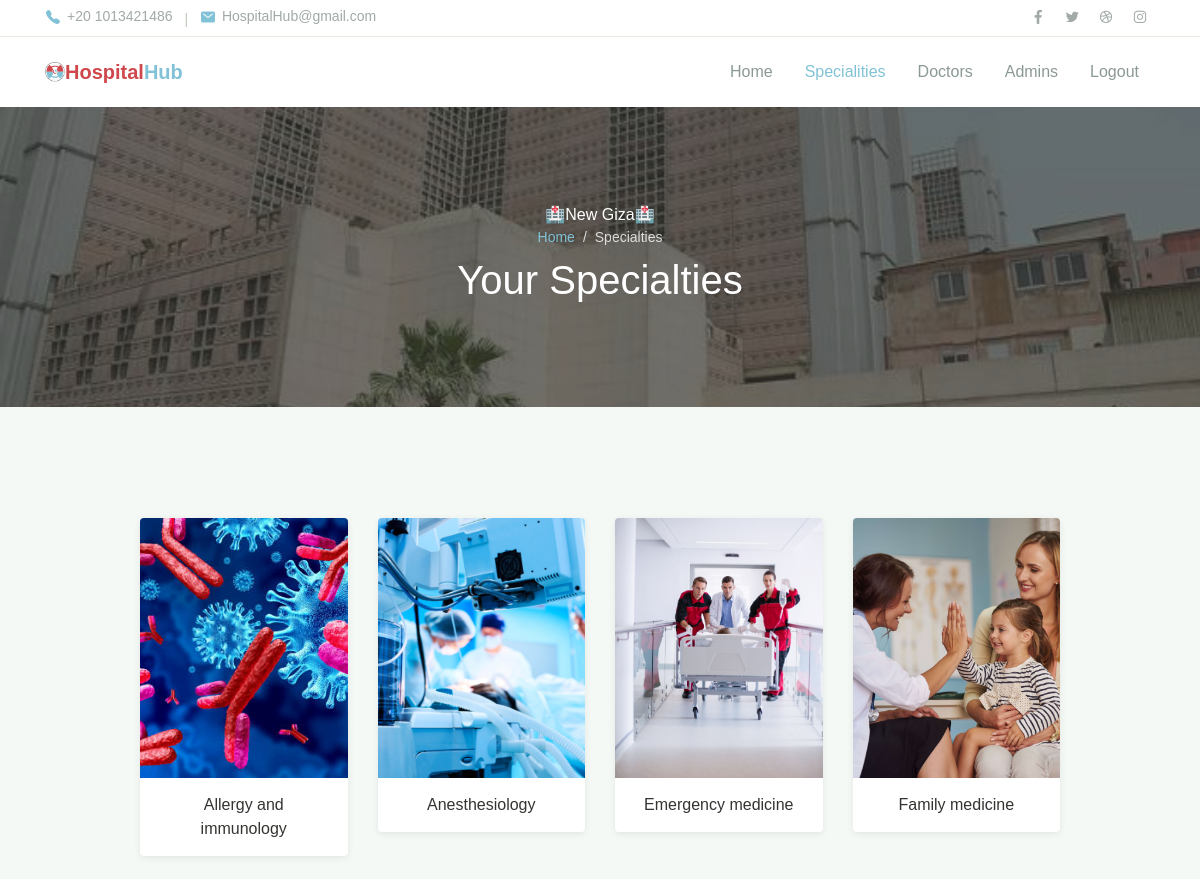
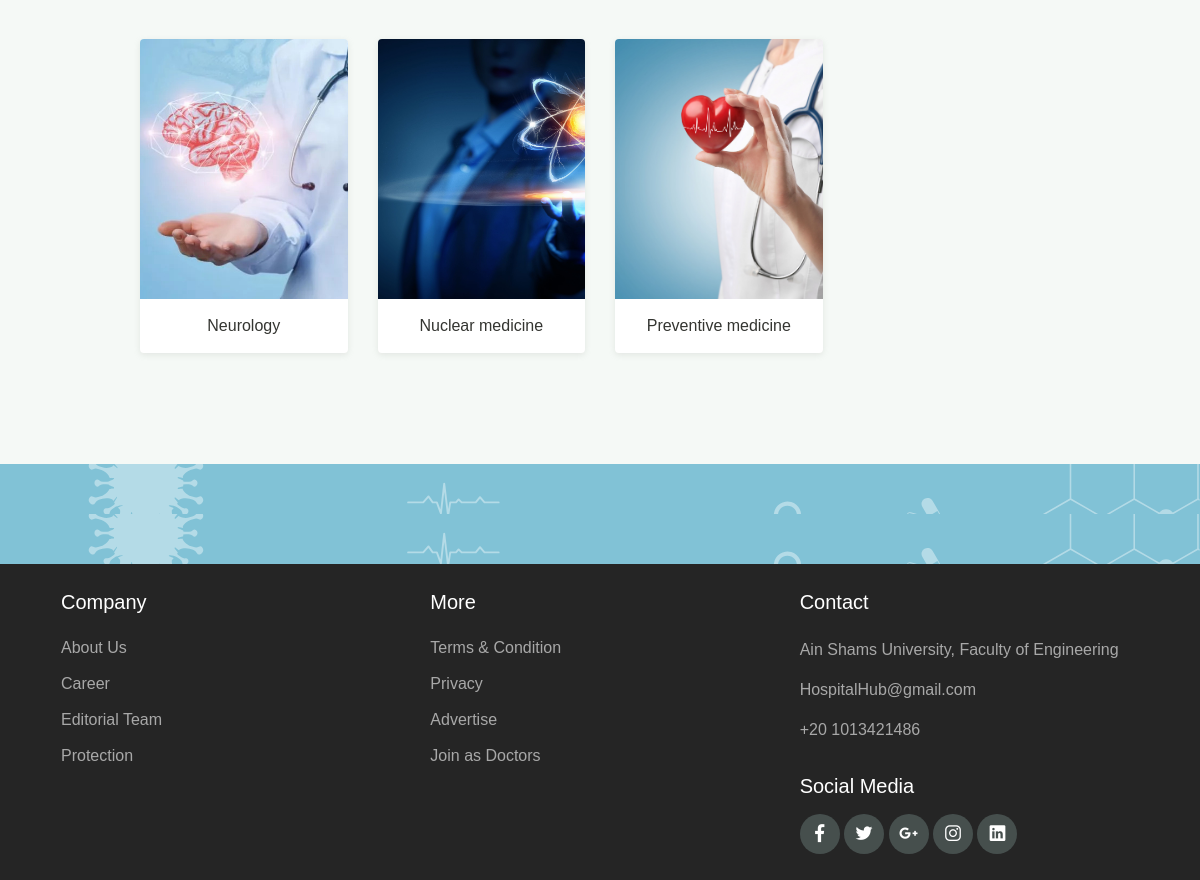
Page /hospital_hub/admin/specialities (signed in) on the committed database (2 pictures, top to bottom).
### hospital_hub/models.py (models this page shows, shortened)
class Hospital(models.Model):
    name = models.CharField(max_length=100)
    city = models.ForeignKey(City, on_delete=models.PROTECT, null=True)
    specialities = models.ManyToManyField(Speciality, blank=True, null=True)
    image = models.ImageField(
        upload_to="media/", null=True, default="media/no_hospital_img.png")

class Speciality(models.Model):
    name = models.CharField(max_length=100, unique=True)
    image = models.ImageField(upload_to="media/", null=True, default=None)
    def __str__(self):
        return self.name

### hospital_hub/views.py (the view)
# urls.py: path('admin/specialities', views.Admin.ViewSpecialities,
    def ViewSpecialities(request):
        if not request.user.is_authenticated:
            return HttpResponseRedirect(reverse('admin_login'))
        elif not request.user.is_admin:
            return HttpResponseRedirect(reverse('home'))
        hospital = request.user.my_admin.first().hospital
        specialities = hospital.specialities.all()
        specialities_with_doctors_dependet = []
        for speciality in specialities:
            doctors = DoctorModel.objects.filter(
                hospital=hospital, speciality=speciality , is_employed=True)
            specialities_with_doctors_dependet.append([speciality, doctors])
        if specialities.count() == 0:
            return render(request, "hospital_hub/Admin/view_specialities.html", {
                "specialities": None,
                "hospital_name": request.user.my_admin.first().hospital.name,
            })
        else:
            return render(request, "hospital_hub/Admin/view_specialities.html", {
                "specialities": specialities_with_doctors_dependet,
                "hospital_name": request.user.my_admin.first().hospital.name,
            })

### hospital_hub/models.py (called while the page is built)
    @property
    def is_admin(self):
        return self.admin

### hospital_hub/templates/hospital_hub/Admin/view_specialities.html (shortened to what this page needs)
{%extends 'hospital_hub/Admin/admin_layout.html'%}
{%load static%}
{%block body%}
<header>
    <nav class="navbar navbar-expand-lg navbar-light shadow-sm">
        <div class="container">
            <img src="{%static 'hospital_hub/assets/img/logo2.png'%}" alt="" style="width:20px;">
            <a style="color:#81C2D6" class="navbar-brand" href="#"><span class="text-primary2">Hospital</span>Hub </a>
            <div class="collapse navbar-collapse" id="navbarSupport">
                <ul class="navbar-nav ml-auto">
                    <li class="nav-item ">
                        <a class="nav-link" href="{%url 'admin_home'%}">Home</a>
                    </li>
                        <li class="nav-item active">
                            <a class="nav-link " href="{%url 'view_specialities'%}">Specialities</a>
                        </li>
                    <li class="nav-item">
                        <a class="nav-link" href="{%url 'admin_view_doctors'%}">Doctors</a>
                    </li>
                    <li class="nav-item">
                        <a class="nav-link" href="{%url 'admin_view_admins'%}">Admins</a>
                    </li>
                    <li class="nav-item">
                        <a class="nav-link" href="{%url 'admin_logout'%}">Logout</a>
                    </li>
                </ul>
            </div>
        </div>
    </nav>
</header>
<div class="page-banner overlay-dark bg-image"
        style="background-image: url(../../../static/hospital_hub/assets/img/bg_image_1.jpg)">
    <div class="banner-section">
        <div class="container text-center wow fadeInUp">
            <span class="subhead">🏥{{hospital_name}}🏥</span>
            <nav aria-label="Breadcrumb">
                <ol class="breadcrumb breadcrumb-dark bg-transparent justify-content-center py-0 mb-2">
                    <li class="breadcrumb-item"><a href="{%url 'admin_home'%}">Home</a></li>
                    <li class="breadcrumb-item active" aria-current="page">
                        Specialties
                    </li>
                </ol>
            </nav>
            <h1 class="font-weight-normal">Your Specialties</h1>
        </div>
    </div>
</div>
<div class="page-section bg-light">
    <div class="container">
        <div class="row justify-content-center">
            <div class="col-lg-10">
                <div class="row">
                    {%if specialities%}
                        {%for speciality , doctors in specialities%}
                        <div class="col-md-6 col-lg-3 py-3 wow zoomIn">
                            <div class="card-doctor">
                                <div class="header">
                                    <img src="{{speciality.image.url}}" alt=""
                                            height="260" style="object-fit: cover;">
                                </div>
                                <div class="body">
                                    <p class="text-x2 mb-0" style="text-align: center">
                                        {{speciality.name}}
                                    </p>
                                </div>
                            </div>
                        </div>
                        {%endfor%}
                    {%else%}
                    <h1 style="color:grey;">Your hospital has no specialites added yet.</h1>
                    {%endif%}
                </div>
            </div>
        </div>
    </div>
</div>
<div class="page-section banner-home bg-image" style="background-image: url(../assets/img/banner-pattern.svg)">
    <div class="container py-5 py-lg-0">
        <div class="row align-items-center">
            <div class="col-lg-12 wow zoomIn">
            </div>
        </div>
    </div>
</div>
{%endblock%}

### hospital_hub/static/hospital_hub/assets/css/theme.css (style rules this page uses)
:root { --primary: #81C2D6; --accent: #FF3D85; --secondary: #4E5AFE; --warning: #EED818; --info: #05B4E1; --danger: #FF4943; --success: #96C93D; --dark: #343531; --light: #F5F9F6; --cs: #596261; --grey: #6E807A; }
body { font-family: "Source Sans Pro", sans-serif; line-height: 1.5; color: #343531; }
a { color: #07be94; text-decoration: none; background-color: transparent; }
.bg-light { background-color: #F5F9F6 !important; }
.text-primary2 { color: #CF484C !important; }
.breadcrumb { background-color: #f8f9fa; }
.breadcrumb-dark .breadcrumb-item a { color: #81C2D6; }
.breadcrumb-dark .breadcrumb-item + .breadcrumb-item::before { display: inline-block; padding-right: 0.5rem; color: rgba(255, 255, 255, 0.8); content: "/"; }
.breadcrumb-dark .breadcrumb-item.active { color: rgba(255, 255, 255, 0.8); }
.navbar { min-height: 70px; }
.navbar-brand { color:green; font-weight: 600; padding-top: 10px; padding-bottom: 10px; }
.navbar-nav { margin-top: 10px; border-top: 1px solid #E8EEE4; flex-shrink: 0; }
.navbar-nav .nav-link { transition: all .2s ease; }
.navbar-light .navbar-nav .nav-link { color: rgba(110, 128, 122, 0.8); }
.navbar-light .navbar-nav .show > .nav-link, .navbar-light .navbar-nav .active > .nav-link, .navbar-light .navbar-nav .nav-link.show, .navbar-light .navbar-nav .nav-link.active { font-weight: 500; color: #81C2D6; }
@media (min-width: 992px) { .navbar-expand-lg .navbar-nav { margin-top: 0; border-top: none; } }
@media (min-width: 992px) { .navbar-expand-lg .navbar-nav .nav-link { padding-right: 16px; padding-left: 16px; } }
@media (min-width: 992px) { .navbar-expand-lg .navbar-nav { align-items: center; } }
.bg-image { position: relative; background-position: center center; background-size: cover; background-repeat: no-repeat; }
.bg-image > * { position: relative; z-index: 10; }
.page-section { position: relative; padding-top: 80px; padding-bottom: 80px; overflow: hidden; }
.page-banner { position: relative; height: 300px; z-index: 10; }
.page-hero.overlay-dark::before, .page-banner.overlay-dark::before { content: ""; position: absolute; top: 0; left: 0; width: 100%; height: 100%; background: rgba(52, 53, 49, 0.7); z-index: 1; }
.page-banner .breadcrumb-item, .page-banner .breadcrumb-item a { font-size: 14px; }
.hero-section, .banner-section { position: relative; display: -ms-flexbox; display: flex; -ms-flex-align: center; align-items: center; -ms-flex-pack: center; justify-content: center; height: 100%; color: #ffffff; z-index: 10; }
.card-doctor { display: block; margin: 15px auto; width: 100%; max-width: 240px; background-color: #fff; border-radius: 4px; box-shadow: 0 2px 6px rgba(154, 159, 151, 0.2); overflow: hidden; }
.card-doctor .header { position: relative; width: 100%; height: 260px; overflow: hidden; }
.card-doctor .header::before { content: ''; position: absolute; top: 0; left: 0; width: 100%; height: 100%; background-color: rgba(52, 53, 49, 0.36); opacity: 0; transition: opacity .2s linear; }
.card-doctor .header img { width: 100%; }
.card-doctor .body { padding: 15px 20px; }
.banner-home { padding: 0; background-color: #81C2D6; color: #fff; height: 50px; }

### rows in the picture
Hospital: name "New Giza"
Speciality: image (picture), name "Allergy and immunology"
Speciality: image (picture), name "Anesthesiology"
Speciality: image (picture), name "Emergency medicine"
Speciality: image (picture), name "Family medicine"
Speciality: image (picture), name "Neurology"
Speciality: image (picture), name "Nuclear medicine"
Speciality: image (picture), name "Preventive medicine"
